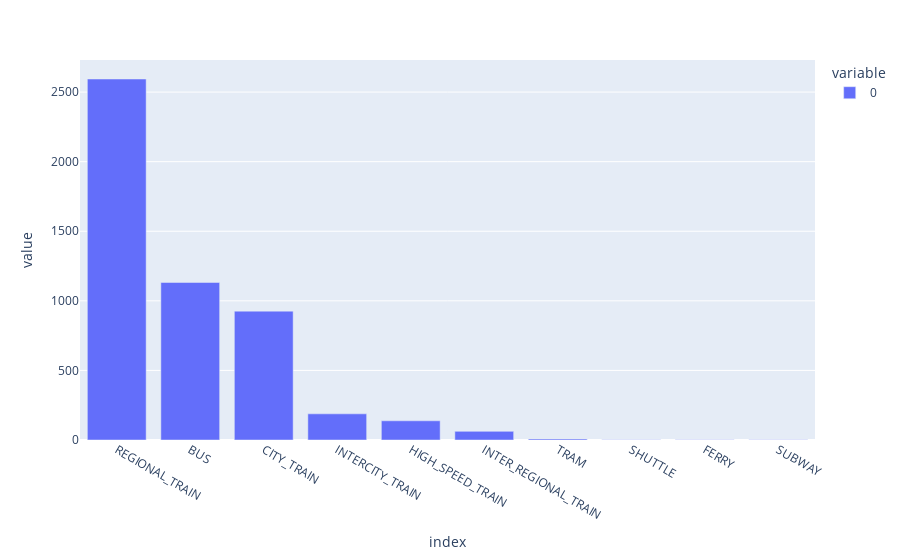

The notebook cell saved with this chart:
### Markdown cell above
... Text

### Code cell
px.bar(availableTransports)

### Figure 1 — Plotly figure (JSON) as saved in the notebook; plotly's stock layout.template omitted (floating-point values rounded to 4 significant figures)
{"data": [{"alignmentgroup": "True", "hovertemplate": "variable=0<br>index=%{x}<br>value=%{y}<extra></extra>", "legendgroup": "0", "marker": {"color": "#636efa", "pattern": {"shape": ""}}, "name": "0", "offsetgroup": "0", "orientation": "v", "showlegend": true, "textposition": "auto", "type": "bar", "x": ["REGIONAL_TRAIN", "BUS", "CITY_TRAIN", "INTERCITY_TRAIN", "HIGH_SPEED_TRAIN", "INTER_REGIONAL_TRAIN", "TRAM", "SHUTTLE", "FERRY", "SUBWAY"], "xaxis": "x", "y": [2594, 1132, 926, 188, 138, 62, 8, 2, 1, 1], "yaxis": "y"}], "layout": {"barmode": "relative", "legend": {"title": {"text": "variable"}, "tracegroupgap": 0}, "margin": {"t": 60}, "xaxis": {"anchor": "y", "domain": [0, 1], "title": {"text": "index"}}, "yaxis": {"anchor": "x", "domain": [0, 1], "title": {"text": "value"}}}}
